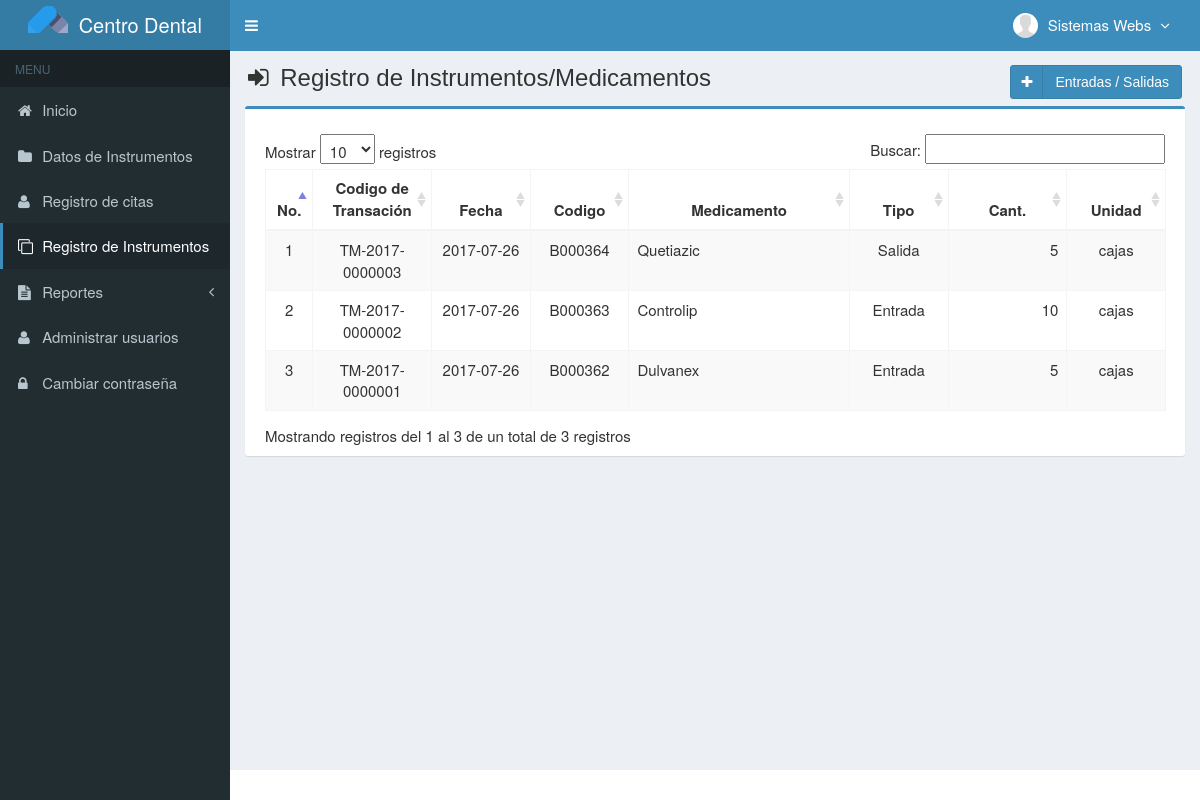
The page /main.php?module=medicines_transaction (signed in) on the database its author committed.
### tables this page shows
CREATE TABLE `usuarios` (
  `id_user` int(3) NOT NULL,
  `username` varchar(50) NOT NULL,
  `name_user` varchar(50) NOT NULL,
  `password` varchar(50) NOT NULL,
  `email` varchar(50) DEFAULT NULL,
  `telefono` varchar(13) DEFAULT NULL,
  `foto` varchar(100) DEFAULT NULL,
  `permisos_acceso` enum('Super Admin','Gerente','Almacen') NOT NULL,
  `status` enum('activo','bloqueado') NOT NULL DEFAULT 'activo',
  `created_at` timestamp NOT NULL DEFAULT CURRENT_TIMESTAMP,
  `updated_at` timestamp NOT NULL DEFAULT CURRENT_TIMESTAMP ON UPDATE CURRENT_TIMESTAMP
);

CREATE TABLE `transaccion_medicamentos` (
  `codigo_transaccion` varchar(15) NOT NULL,
  `fecha` date NOT NULL,
  `codigo` varchar(7) NOT NULL,
  `numero` int(11) NOT NULL,
  `created_user` int(3) NOT NULL,
  `created_date` timestamp NOT NULL DEFAULT CURRENT_TIMESTAMP ON UPDATE CURRENT_TIMESTAMP,
  `tipo_transaccion` varchar(50) NOT NULL
);

CREATE TABLE `medicamentos` (
  `codigo` varchar(7) NOT NULL,
  `nombre` varchar(50) NOT NULL,
  `precio_compra` decimal(10,2) NOT NULL,
  `precio_venta` decimal(10,2) NOT NULL,
  `unidad` varchar(20) NOT NULL,
  `stock` int(11) NOT NULL,
  `created_user` int(3) NOT NULL,
  `created_date` timestamp NOT NULL DEFAULT CURRENT_TIMESTAMP,
  `updated_user` int(3) NOT NULL,
  `updated_date` timestamp NOT NULL DEFAULT CURRENT_TIMESTAMP ON UPDATE CURRENT_TIMESTAMP
);

### modules/medicines_transaction/view.php (the view, shortened to what this page needs)
<section class="content-header">
  <h1>
    <i class="fa fa-sign-in icon-title"></i> Registro de Instrumentos/Medicamentos
    <a class="btn btn-primary btn-social pull-right" href="?module=form_medicines_transaction&form=add" title="Agregar" data-toggle="tooltip">
      <i class="fa fa-plus"></i> Entradas / Salidas
    </a>
  </h1>
</section>
<section class="content">
  <div class="row">
    <div class="col-md-12">
      <div class="box box-primary">
        <div class="box-body">
          <table id="dataTables1" class="table table-bordered table-striped table-hover">
            <thead>
              <tr>
                <th class="center">No.</th>
                <th class="center">Codigo de Transación</th>
                <th class="center">Fecha</th>
                <th class="center">Codigo</th>
                <th class="center">Medicamento</th>
				<th class="center">Tipo</th>
                <th class="center">Cant.</th>
                <th class="center">Unidad</th>
              </tr>
            </thead>
            <tbody>
            <?php
            $no = 1;
            $query = mysqli_query($mysqli, "SELECT a.tipo_transaccion, a.codigo_transaccion,a.fecha,a.codigo,a.numero,b.codigo,b.nombre,b.unidad
                                            FROM transaccion_medicamentos as a INNER JOIN medicamentos as b ON a.codigo=b.codigo ORDER BY codigo_transaccion DESC")
                                            or die('error '.mysqli_error($mysqli));
            while ($data = mysqli_fetch_assoc($query)) {
              $fecha         = $data['fecha'];
              echo "<tr>
                      <td width='30' class='center'>$no</td>
                      <td width='100' class='center'>$data[codigo_transaccion]</td>
                      <td width='80' class='center'>$fecha</td>
                      <td width='80' class='center'>$data[codigo]</td>
                      <td width='200'>$data[nombre]</td>
					  <td width='80' class='center'>$data[tipo_transaccion]</td>
                      <td width='100' align='right'>$data[numero]</td>
                      <td width='80' class='center'>$data[unidad]</td>
                    </tr>";
              $no++;
            }
            ?>
            </tbody>
          </table>
        </div>
      </div>
    </div>
  </div>
</section><!-- /.content

### top-menu.php (shortened to what this page needs)
<?php
require_once "config/database.php";
$query = mysqli_query($mysqli, "SELECT id_user, name_user, foto, permisos_acceso FROM usuarios WHERE id_user='$_SESSION[id_user]'")
                                or die('error: '.mysqli_error($mysqli));
$data = mysqli_fetch_assoc($query);
?>
<li class="dropdown user user-menu">
  <a href="#" class="dropdown-toggle" data-toggle="dropdown">
  <?php
  if ($data['foto']=="") { ?>
    <img src="images/user/user-default.png" class="user-image" alt="User Image"/>
  <?php
  }
  else { ?>
    <img src="images/user/<?php echo $data['foto']; ?>" class="user-image" alt="User Image"/>
  <?php
  }
  ?>
    <span class="hidden-xs"><?php echo $data['name_user']; ?> <i style="margin-left:5px" class="fa fa-angle-down"></i></span>
  </a>
</li>

### assets/css/style.css (style rules this page uses)
.btn-social *:first-child { border-right: 1px solid rgba(0, 0, 0, 0.1); bottom: 0; font-size: 1em !important; left: 0; line-height: 32px !important; position: absolute; text-align: center; top: 0; width: 32px !important; }
.content-header { padding: 15px 18px 0; position: relative; }
.center { text-align:center; }
.icon-title { margin-right: 5px; }
body { background-color: #fff; color: #333; font-size: 15px; line-height: 1.42857; }

### rows shown on the page
usuarios: foto (placeholder picture), name_user "Sistemas Webs"
transaccion_medicamentos: codigo_transaccion "TM-2017-0000003", fecha "2017-07-26", codigo.codigo "B000364", codigo.nombre "Quetiazic", tipo_transaccion "Salida", numero "5", codigo.unidad "cajas"
transaccion_medicamentos: codigo_transaccion "TM-2017-0000002", fecha "2017-07-26", codigo.codigo "B000363", codigo.nombre "Controlip", tipo_transaccion "Entrada", numero "10", codigo.unidad "cajas"
transaccion_medicamentos: codigo_transaccion "TM-2017-0000001", fecha "2017-07-26", codigo.codigo "B000362", codigo.nombre "Dulvanex", tipo_transaccion "Entrada", numero "5", codigo.unidad "cajas"
